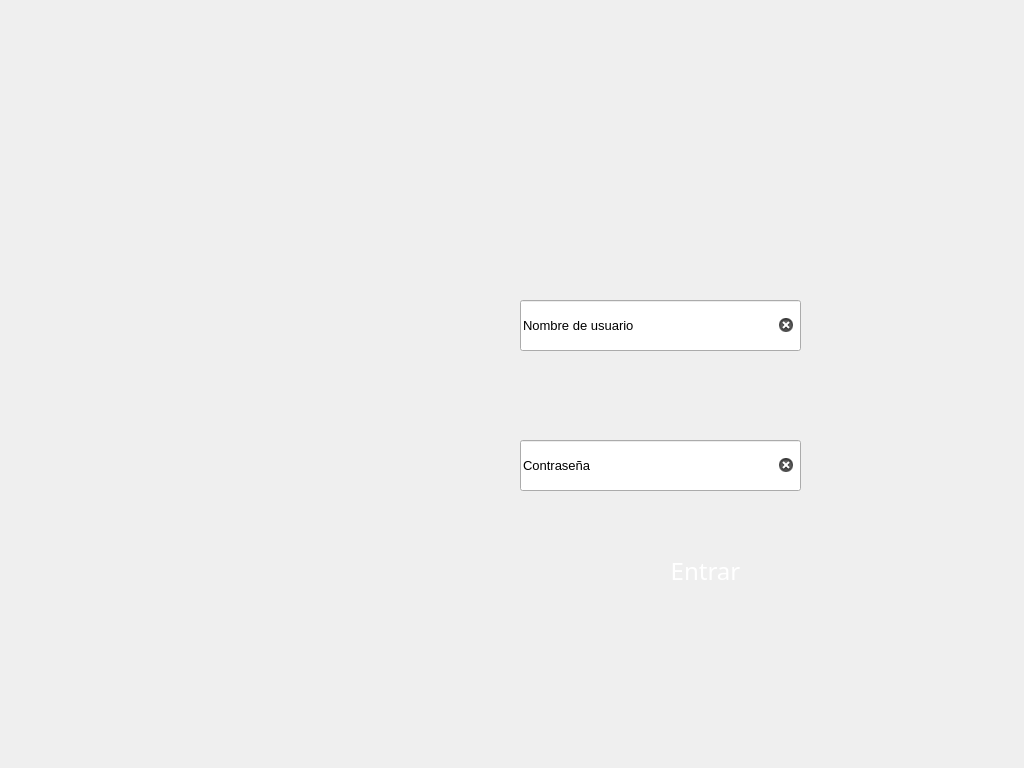
<?xml version="1.0" encoding="UTF-8"?>
<ui version="4.0">
 <class>ventana_autenticacion</class>
 <widget class="QDialog" name="ventana_autenticacion">
  <property name="windowModality">
   <enum>Qt::NonModal</enum>
  </property>
  <property name="geometry">
   <rect>
    <x>0</x>
    <y>0</y>
    <width>1024</width>
    <height>768</height>
   </rect>
  </property>
  <property name="minimumSize">
   <size>
    <width>1024</width>
    <height>768</height>
   </size>
  </property>
  <property name="maximumSize">
   <size>
    <width>1024</width>
    <height>768</height>
   </size>
  </property>
  <property name="sizeIncrement">
   <size>
    <width>1024</width>
    <height>768</height>
   </size>
  </property>
  <property name="contextMenuPolicy">
   <enum>Qt::DefaultContextMenu</enum>
  </property>
  <property name="windowTitle">
   <string>Autenticación</string>
  </property>
  <widget class="QLabel" name="fondo_ventana">
   <property name="geometry">
    <rect>
     <x>-10</x>
     <y>0</y>
     <width>1051</width>
     <height>771</height>
    </rect>
   </property>
   <property name="text">
    <string/>
   </property>
   <property name="pixmap">
    <pixmap>fondo_login_new_res.png</pixmap>
   </property>
   <property name="scaledContents">
    <bool>true</bool>
   </property>
  </widget>
  <widget class="QLineEdit" name="nombre_usuario">
   <property name="geometry">
    <rect>
     <x>520</x>
     <y>300</y>
     <width>281</width>
     <height>51</height>
    </rect>
   </property>
   <property name="font">
    <font>
     <pointsize>10</pointsize>
    </font>
   </property>
   <property name="toolTip">
    <string>&lt;html&gt;&lt;head/&gt;&lt;body&gt;&lt;p&gt;&lt;br/&gt;&lt;/p&gt;&lt;/body&gt;&lt;/html&gt;</string>
   </property>
   <property name="accessibleDescription">
    <string>Nombre de usuario</string>
   </property>
   <property name="autoFillBackground">
    <bool>false</bool>
   </property>
   <property name="inputMask">
    <string notr="true"/>
   </property>
   <property name="text">
    <string notr="true">Nombre de usuario</string>
   </property>
   <property name="readOnly">
    <bool>false</bool>
   </property>
   <property name="placeholderText">
    <string notr="true" comment="Nombre de usuario." extracomment="Nombre de usuario"/>
   </property>
   <property name="cursorMoveStyle">
    <enum>Qt::LogicalMoveStyle</enum>
   </property>
   <property name="clearButtonEnabled">
    <bool>true</bool>
   </property>
  </widget>
  <widget class="QLineEdit" name="contrasea_usuario">
   <property name="geometry">
    <rect>
     <x>520</x>
     <y>440</y>
     <width>281</width>
     <height>51</height>
    </rect>
   </property>
   <property name="font">
    <font>
     <pointsize>10</pointsize>
    </font>
   </property>
   <property name="text">
    <string>Contraseña</string>
   </property>
   <property name="clearButtonEnabled">
    <bool>true</bool>
   </property>
  </widget>
  <widget class="QPushButton" name="guardar_datos">
   <property name="geometry">
    <rect>
     <x>530</x>
     <y>540</y>
     <width>351</width>
     <height>61</height>
    </rect>
   </property>
   <property name="font">
    <font>
     <family>Century Gothic</family>
     <pointsize>18</pointsize>
    </font>
   </property>
   <property name="styleSheet">
    <string notr="true">QPushButton {
    background-color: transparent;
    border: none;
    color: white;
}
</string>
   </property>
   <property name="text">
    <string>Entrar</string>
   </property>
   <property name="autoDefault">
    <bool>true</bool>
   </property>
   <property name="flat">
    <bool>false</bool>
   </property>
  </widget>
 </widget>
 <resources/>
 <connections/>
</ui>
